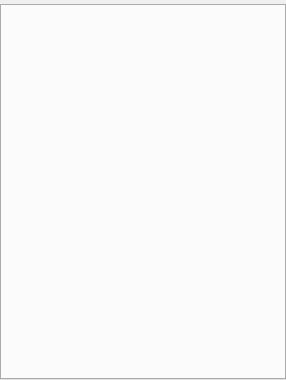
<?xml version="1.0" encoding="UTF-8"?>
<ui version="4.0">
 <class>CheminfoStructureWorkPanel</class>
 <widget class="QWidget" name="CheminfoStructureWorkPanel">
  <property name="geometry">
   <rect>
    <x>0</x>
    <y>0</y>
    <width>286</width>
    <height>380</height>
   </rect>
  </property>
  <property name="sizePolicy">
   <sizepolicy hsizetype="Preferred" vsizetype="Preferred">
    <horstretch>0</horstretch>
    <verstretch>0</verstretch>
   </sizepolicy>
  </property>
  <property name="minimumSize">
   <size>
    <width>0</width>
    <height>0</height>
   </size>
  </property>
  <property name="baseSize">
   <size>
    <width>0</width>
    <height>0</height>
   </size>
  </property>
  <property name="windowTitle">
   <string>Structures panel</string>
  </property>
  <property name="windowIcon">
   <iconset>
    <normaloff>:/images/CheminfoProject/12.cheminfo/Database.svg</normaloff>:/images/CheminfoProject/12.cheminfo/Database.svg</iconset>
  </property>
  <property name="whatsThis">
   <string/>
  </property>
  <property name="styleSheet">
   <string notr="true"> QPushButton {
     border: 1px solid #dadbde;
     background-color: qlineargradient(x1: 0, y1: 0, x2: 0, y2: 1,
                                       stop: 0 #dadbde, stop: 1 #f6f7fa);
     border-radius: 2px;
     min-width: 34px;
     min-height: 24px;
 }

 QPushButton:checked {
     border: 2px solid #777777;
 }</string>
  </property>
  <layout class="QGridLayout" name="gridLayout_2">
   <property name="leftMargin">
    <number>0</number>
   </property>
   <property name="topMargin">
    <number>4</number>
   </property>
   <property name="rightMargin">
    <number>0</number>
   </property>
   <property name="bottomMargin">
    <number>0</number>
   </property>
   <property name="spacing">
    <number>2</number>
   </property>
   <item row="1" column="0">
    <layout class="QVBoxLayout" name="verticalLayout">
     <item>
      <widget class="QTabWidget" name="tabsStructures">
       <property name="currentIndex">
        <number>-1</number>
       </property>
      </widget>
     </item>
    </layout>
   </item>
  </layout>
 </widget>
 <resources/>
 <connections/>
</ui>
